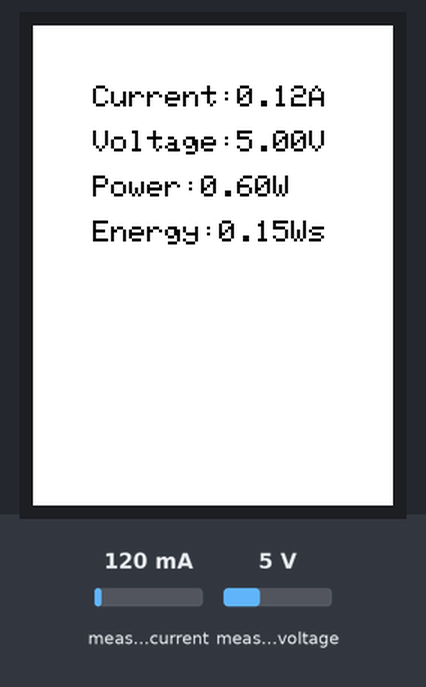
This sketch was run on a simulated ESP32. Shown: 240×320 colour display. The inputs (shaded band) are chosen by the test bench; at power-on: measured current 120 mA, measured voltage 5 V. What the sketch prints to the serial monitor is not drawn.

Above: at 3.2 s.

The sketch:

samplingtest.ino
```cpp
#include "SPI.h"
#include "Adafruit_ILI9341.h"
#include <Wire.h>
#include <Beastdevices_INA3221.h>

#define TFT_CLK 32
#define TFT_MOSI 33
#define TFT_MISO 12
#define TFT_CS 27
#define TFT_DC 26
#define TFT_RST 25

#define SERIAL_SPEED      115200    // serial baud rate
#define PRINT_DEC_POINTS  3         // decimal points to print

// Set I2C address to 0x41 (A0 pin -> VCC)
Beastdevices_INA3221 ina3221(INA3221_ADDR40_GND);

Adafruit_ILI9341 tft = Adafruit_ILI9341(TFT_CS, TFT_DC, TFT_MOSI, TFT_CLK, TFT_RST, TFT_MISO);

float currentarray1[50];
float voltagearray1[50];
float powerarray1[50];
int numloop = 0;

void setup() {
  Serial.begin(SERIAL_SPEED);

  while (!Serial) {
      delay(1);
  }
  tft.begin();
  tft.fillScreen(ILI9341_WHITE);
  ina3221.begin();
  ina3221.reset();

  // Set shunt resistors to 10 mOhm for all channels
  ina3221.setShuntRes(100, 100, 100);
}

void loop() {
  if (numloop<50){
  float current[3];
  float voltage[3];

  Serial.println(numloop);
  current[0] = ina3221.getCurrent(INA3221_CH1);
  currentarray1[numloop] = ina3221.getCurrent(INA3221_CH1);
  voltage[0] = ina3221.getVoltage(INA3221_CH1);
  voltagearray1[numloop] = ina3221.getVoltage(INA3221_CH1);

  /*current[1] = ina3221.getCurrent(INA3221_CH2);
  voltage[1] = ina3221.getVoltage(INA3221_CH2);

  current[2] = ina3221.getCurrent(INA3221_CH3);
  voltage[2] = ina3221.getVoltage(INA3221_CH3);*/

  Serial.print("Channel 1: ");
  Serial.print(current[0], PRINT_DEC_POINTS);
  Serial.print("A, ");
  Serial.print(voltage[0], PRINT_DEC_POINTS);
  Serial.println("V");
  Serial.println();

  /*Serial.print("Channel 2: ");
  Serial.print(current[1], PRINT_DEC_POINTS);
  Serial.print("A, ");
  Serial.print(voltage[1], PRINT_DEC_POINTS);
  Serial.println("V");

  Serial.print("Channel 3: ");
  Serial.print(current[2], PRINT_DEC_POINTS);
  Serial.print("A, ");
  Serial.print(voltage[2], PRINT_DEC_POINTS);
  Serial.println("V");
  Serial.println();*/

  Serial.print("Current Array:");
  for (int i = 0; i < 50; i = i + 1) {
    Serial.print(currentarray1[i]);
    Serial.print(", ");
  }

  Serial.println();
  Serial.print("Voltage Array:");
  for (int i = 0; i < 50; i = i + 1) {
    Serial.print(voltagearray1[i]);
    Serial.print(", ");
  }
  Serial.println();
  numloop+=1;
  delay(5);
  }
  else if(numloop == 50){
    tft.fillScreen(ILI9341_WHITE);
    tft.setRotation(0);
    tft.setCursor(40,40);
    tft.setTextSize(2);
    tft.setTextColor(ILI9341_BLACK);
    Serial.print("Current:");
    Serial.println(avgvalue(currentarray1,numloop));
    tft.print("Current:");
    tft.print(avgvalue(currentarray1,numloop));
    tft.println("A");
    tft.setCursor(40,70);
    Serial.print("Voltage:");
    Serial.println(avgvalue(voltagearray1,numloop));
    tft.print("Voltage:");
    tft.print(avgvalue(voltagearray1,numloop));
    tft.println("V");
    tft.setCursor(40,100);
    Serial.print("Power:");
    Serial.println(avgvalue(powerarr(currentarray1,voltagearray1),numloop));
    tft.print("Power:");
    tft.print(avgvalue(powerarr(currentarray1,voltagearray1),numloop));
    tft.println("W");
    tft.setCursor(40,130);
    Serial.print("Energy:");
    Serial.println(energy(powerarr(currentarray1,voltagearray1)));
    tft.print("Energy:");
    tft.print(energy(powerarr(currentarray1,voltagearray1)));
    tft.println("Ws");
    numloop=0;
    for (int i=0; i<50; i++){
      currentarray1[i]=0;
      voltagearray1[i]=0;
    delay(100);
    Serial.println("New Loop");
  }

  }

}

float avgvalue(float arr1[50], int numloop){
    float totalval = 0;
    for (int i = 0; i < numloop; i++){
      totalval += arr1[i];
    }
    float avgval = totalval/numloop;
    return avgval;
}

float* powerarr(float carr1[50], float varr[50]){
  for (int i = 0; i <50; i++){
    powerarray1[i] = carr1[i]*varr[i];
  }
  return powerarray1;
}


float energy(float powerarr[50]){
  float avgenergy = 0;
  for (int i = 0; i <50; i++){
    avgenergy+= powerarr[i]*0.005;
  }
  return avgenergy;
}
```
